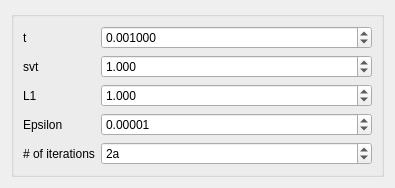
<?xml version="1.0" encoding="UTF-8"?>
<ui version="4.0">
 <class>Form</class>
 <widget class="QWidget" name="Form">
  <property name="geometry">
   <rect>
    <x>0</x>
    <y>0</y>
    <width>395</width>
    <height>180</height>
   </rect>
  </property>
  <property name="sizePolicy">
   <sizepolicy hsizetype="Ignored" vsizetype="Ignored">
    <horstretch>0</horstretch>
    <verstretch>0</verstretch>
   </sizepolicy>
  </property>
  <property name="windowTitle">
   <string>Form</string>
  </property>
  <layout class="QVBoxLayout" name="verticalLayout">
   <item>
    <widget class="QGroupBox" name="formGroupBox">
     <property name="title">
      <string/>
     </property>
     <layout class="QFormLayout" name="formLayout">
      <item row="1" column="0">
       <widget class="QLabel" name="t_label">
        <property name="text">
         <string>t</string>
        </property>
       </widget>
      </item>
      <item row="2" column="0">
       <widget class="QLabel" name="svt_label">
        <property name="text">
         <string>svt</string>
        </property>
       </widget>
      </item>
      <item row="4" column="0">
       <widget class="QLabel" name="L1_label">
        <property name="text">
         <string>L1</string>
        </property>
       </widget>
      </item>
      <item row="5" column="0">
       <widget class="QLabel" name="epsilon_label">
        <property name="text">
         <string>Epsilon</string>
        </property>
       </widget>
      </item>
      <item row="6" column="1">
       <widget class="QSpinBox" name="niter_spinBox">
        <property name="minimum">
         <number>1</number>
        </property>
        <property name="value">
         <number>50</number>
        </property>
        <property name="displayIntegerBase">
         <number>20</number>
        </property>
       </widget>
      </item>
      <item row="6" column="0">
       <widget class="QLabel" name="niter_label">
        <property name="text">
         <string># of iterations</string>
        </property>
       </widget>
      </item>
      <item row="1" column="1">
       <widget class="QDoubleSpinBox" name="t_spin">
        <property name="decimals">
         <number>6</number>
        </property>
        <property name="singleStep">
         <double>0.000100000000000</double>
        </property>
        <property name="value">
         <double>0.001000000000000</double>
        </property>
       </widget>
      </item>
      <item row="2" column="1">
       <widget class="QDoubleSpinBox" name="svt_spin">
        <property name="decimals">
         <number>3</number>
        </property>
        <property name="singleStep">
         <double>0.010000000000000</double>
        </property>
        <property name="value">
         <double>1.000000000000000</double>
        </property>
       </widget>
      </item>
      <item row="4" column="1">
       <widget class="QDoubleSpinBox" name="L1_spin">
        <property name="decimals">
         <number>3</number>
        </property>
        <property name="singleStep">
         <double>0.010000000000000</double>
        </property>
        <property name="value">
         <double>1.000000000000000</double>
        </property>
       </widget>
      </item>
      <item row="5" column="1">
       <widget class="QDoubleSpinBox" name="epsilon_spin">
        <property name="decimals">
         <number>5</number>
        </property>
        <property name="singleStep">
         <double>0.000010000000000</double>
        </property>
        <property name="value">
         <double>0.000010000000000</double>
        </property>
       </widget>
      </item>
     </layout>
    </widget>
   </item>
  </layout>
 </widget>
 <resources/>
 <connections/>
</ui>
